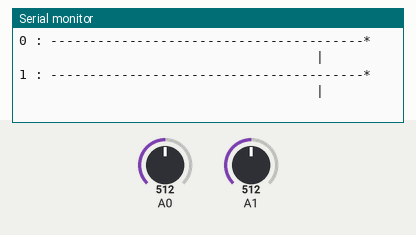
A sketch run on a simulated Arduino Uno, built with avr-gcc and run on an emulated ATmega328P. Shown: the last lines printed to the serial monitor. The test bench sets the inputs (shaded band); at power-on: A0 = 512, A1 = 512.

Above: at 1.2 s.
1.3 s: A0 set to 716
At 1.32 s:
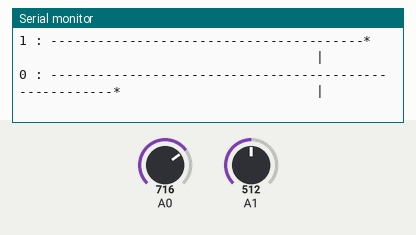
2.9 s: A1 set to 306
At 2.97 s:
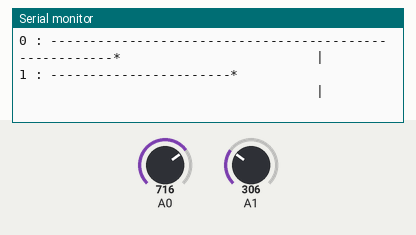
4.5 s: A0 set to 900
At 4.61 s:
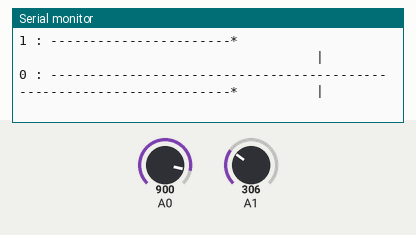
6.2 s: A1 set to 122
At 6.59 s:
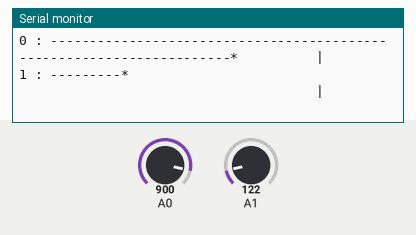
7.8 s: A1 set to 0
At 7.9 s:
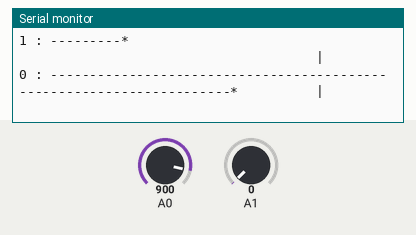
9.5 s: A0 set to 1023
At 9.55 s:
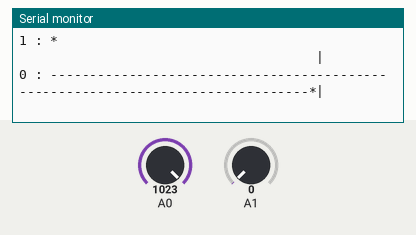

Measured:
- after the input at 1.3 s, the serial monitor: prints a new line at once (image 1)
- after the input at 2.9 s, the serial monitor: prints a new line after 0.07 s (image 2)
- after the input at 4.5 s, the serial monitor: prints a new line after 0.11 s (image 3)
- after the input at 6.2 s, the serial monitor: prints a new line after 0.06 s (image 4)
- after the input at 9.5 s, the serial monitor: prints a new line at once (image 6)

The sketch:

analog_read_bar_graph.ino
```cpp
/* Analog read one or more inputs
  Charles B. Malloch, PhD  2012-11-29
  v1.3
*/

#define BAUDRATE 115200
#define lineLen 80
#define bufLen (lineLen + 3)
char strBuf[bufLen];

unsigned short nAnalogsToRead, paAnalogsToRead[] = {0, 1}; //, 3, 4, 5};

void setup() {
  Serial.begin (BAUDRATE);
  nAnalogsToRead = sizeof(paAnalogsToRead) / sizeof(unsigned short);
}

void loop() {
  unsigned short i, pa, reading, barLen;
  for ( i = 0; i < nAnalogsToRead; i++) {
    pa = paAnalogsToRead[i];
    snprintf (strBuf, bufLen, "%1d : ", pa);
    Serial.print (strBuf);
    reading = analogRead(pa);
    barLen = map (reading, 0, 1023, 0, lineLen);
    printBar (barLen);
  }
  Serial.println ();
  // size the delay by the length of time it will take to create it
  delay (50 * nAnalogsToRead);
}

void printBar (unsigned short barLen) {
  barLen = constrain (barLen, 0, lineLen);
  for (int i = 0; i < barLen; i++) strBuf[i] = '-';
  strBuf[barLen] = '*';
  for (int i = barLen + 1; i <= lineLen; i++) strBuf[i] = ' ';
  strBuf[bufLen - 2] = '|';
  strBuf[bufLen - 1] = '\0';
  Serial.println (strBuf);
}
```
